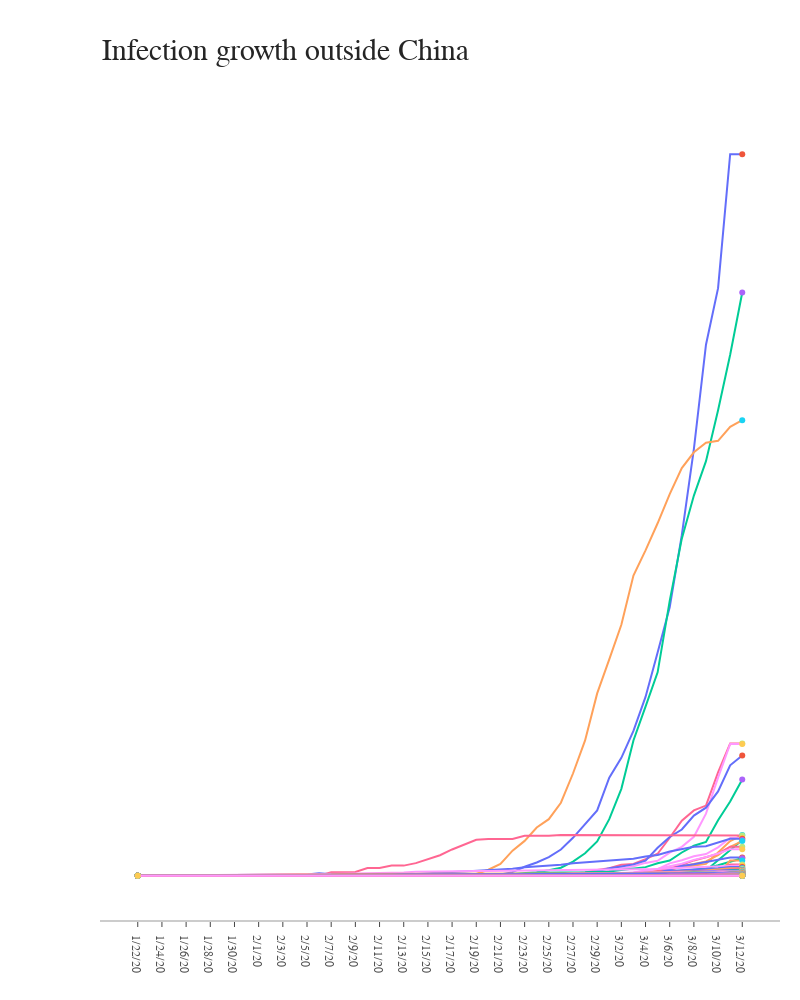

The notebook cell this image was saved under:
### Markdown cell above
## Country-wise infection growth comparision

### Code cell
countries_as_of_today = outside_china_data_confirmed.groupby(['Country/Region']).sum()
sorted_outside_china = countries_as_of_today.sort_values(by=[countries_as_of_today.columns.values[-1]], ascending=False)
title = 'Infection outside China'
labels = sorted_outside_china.index.values.tolist()
x_data = np.vstack((sorted_outside_china.columns.values[2:],)*len(sorted_outside_china.index))
y_data = sorted_outside_china.iloc[:,2:len(sorted_outside_china.columns)].to_numpy()

fig = go.Figure()

for i in range(0, len(sorted_outside_china.index)):
    fig.add_trace(go.Scatter(x=x_data[i], y=y_data[i], mode='lines',name=labels[i],connectgaps=True,))
    fig.add_trace(go.Scatter(x=[x_data[i][0], x_data[i][-1]],y=[y_data[i][0], y_data[i][-1]],mode='markers',))

fig.update_layout(xaxis=dict(showline=True,showgrid=False,showticklabels=True,linecolor='rgb(204, 204, 204)',
        linewidth=2,
        ticks='outside',
        tickfont=dict(
            family='Arial',
            size=12,
            color='rgb(82, 82, 82)',
        ),
    ),
    yaxis=dict(
        showgrid=False,
        zeroline=False,
        showline=False,
        showticklabels=False,
    ),
    autosize=False,
    margin=dict(
        autoexpand=False,
        l=100,
        r=20,
        t=110,
    ),
    showlegend=False,
    plot_bgcolor='white'
)

annotations = []


# Title
annotations.append(dict(xref='paper', yref='paper', x=0.0, y=1.05,
                              xanchor='left', yanchor='bottom',
                              text='Infection growth outside China',
                              font=dict(family='Arial',
                                        size=30,
                                        color='rgb(37,37,37)'),
                              showarrow=False))
# Source
annotations.append(dict(xref='paper', yref='paper', x=0.5, y=-0.1,
                              xanchor='center', yanchor='top',
                              text='Johns Hopkins University (CSSEGISandData) and WHO',
                              font=dict(family='Arial',
                                        size=12,
                                        color='rgb(150,150,150)'),
                              showarrow=False))

fig.update_layout(annotations=annotations,width=800,
    height=1000,)

fig.show()
